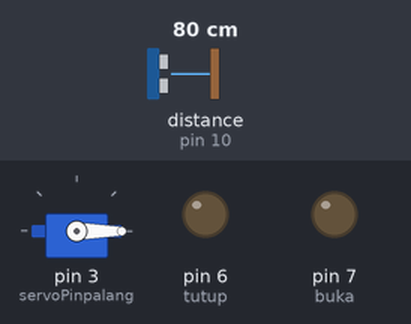
This sketch was run on a simulated Arduino Uno, built with avr-gcc and run on an emulated ATmega328P. Parts: servo, output pins drawn as LEDs (lit = HIGH). Wiring (inferred from the names in the program): ultrasonic range finder: trigger pin 11; echo pin 10. The test bench sets the inputs (shaded band); at power-on: distance to the obstacle (sensor on pin 10) 80 cm. The echo pulse lasts 58.3 µs per cm; pins used as bus, display or sensor lines are not drawn; what the sketch prints to the serial monitor is not drawn.

Above: at 1.2 s.
1.3 s: distance to the obstacle (sensor on pin 10) set to 4 cm
At 2.2 s:
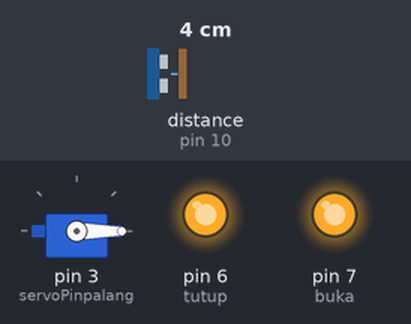
2.8 s: distance to the obstacle (sensor on pin 10) set to 8 cm
At 3.3 s:
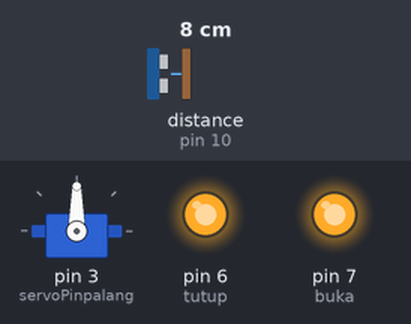
Timing chart, 0 to 5.8 s (numbered marks = the images above; inputs shaded):
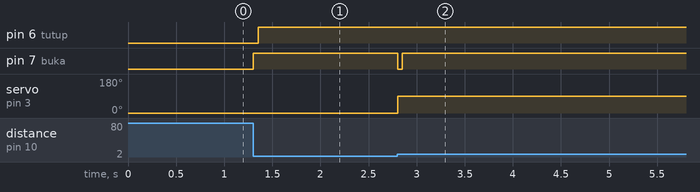

The sketch:

arduinonya.ino
```cpp
#include <Servo.h>

//Ultrasonic
int trigPin = 11; //Trig - green Jumper
int echoPin = 10; //Echo - yellow Jumper
int buka = 7;
int tutup = 6;

//servo
Servo palang; // create servo object to control a servo
int servoPinpalang = 3;
float jarak_kereta;

String statusnya = "buka";

void setup() {
  Serial.begin(115200);
  // put your setup code here, to run once:
  pinMode(trigPin, OUTPUT);
  pinMode(echoPin, INPUT);
  palang.attach(servoPinpalang);
  palang.write(0);
  pinMode(buka, OUTPUT);
  pinMode(tutup, OUTPUT);
}

void loop() {
  // put your main code here, to run repeatedly:
  jarak_kereta = jarak();
  Serial.print("Jaraknya : ");
  Serial.println(jarak_kereta);
  if (jarak_kereta < 6) {
    if (statusnya == "buka") {
      palang.write(0);
      digitalWrite(buka, HIGH);
      digitalWrite(tutup, LOW);
      statusnya = "tutup";
      delay(50);
      digitalWrite(tutup, HIGH);
    }

  }
  if (jarak_kereta >= 6) {
    if (statusnya == "tutup") {
      palang.write(90);
      digitalWrite(buka, LOW);
      digitalWrite(tutup, HIGH);
      delay(50);
      digitalWrite(buka, HIGH);
      statusnya = "buka";
    }

  }
}

float jarak() {
  // Sensor dipicu oleh pulsa HIGH dari 10us atau lebih.
  // Berikan pulsa LOW pendek terlebih dahulu untuk memastikan pulsa HIGH bersih:
  digitalWrite(trigPin, LOW);
  delayMicroseconds(5);
  digitalWrite(trigPin, HIGH);
  delayMicroseconds(10);
  digitalWrite(trigPin, LOW);
  // Baca sinyal dari sensor: pulsa HIGH yang
  // duration adalah waktu (dalam mikrodetik) dari pengirim
  // Dari ping untuk penerimaan Echo off dari sebuah objek.
  pinMode(echoPin, INPUT);
  long duration = pulseIn(echoPin, HIGH);
  // convert jarak kedalam cm dan meter
  long cm = (duration / 2) / 29.1;
  return cm;
}
```

Measured:
- the behaviour switches between 6 and 7 cm on distance to the obstacle (sensor on pin 10) (found by bisection; images 1 and 2)
- after the input at 1.3 s, pin 6 (tutup): LOW → HIGH after 0.05 s; pin 7 (buka): LOW → HIGH at once
- after the input at 2.8 s, pin 7 (buka): HIGH → LOW at once, → HIGH 0.05 s later; servo on pin 3 (servoPinpalang): 0° → 90° at once
